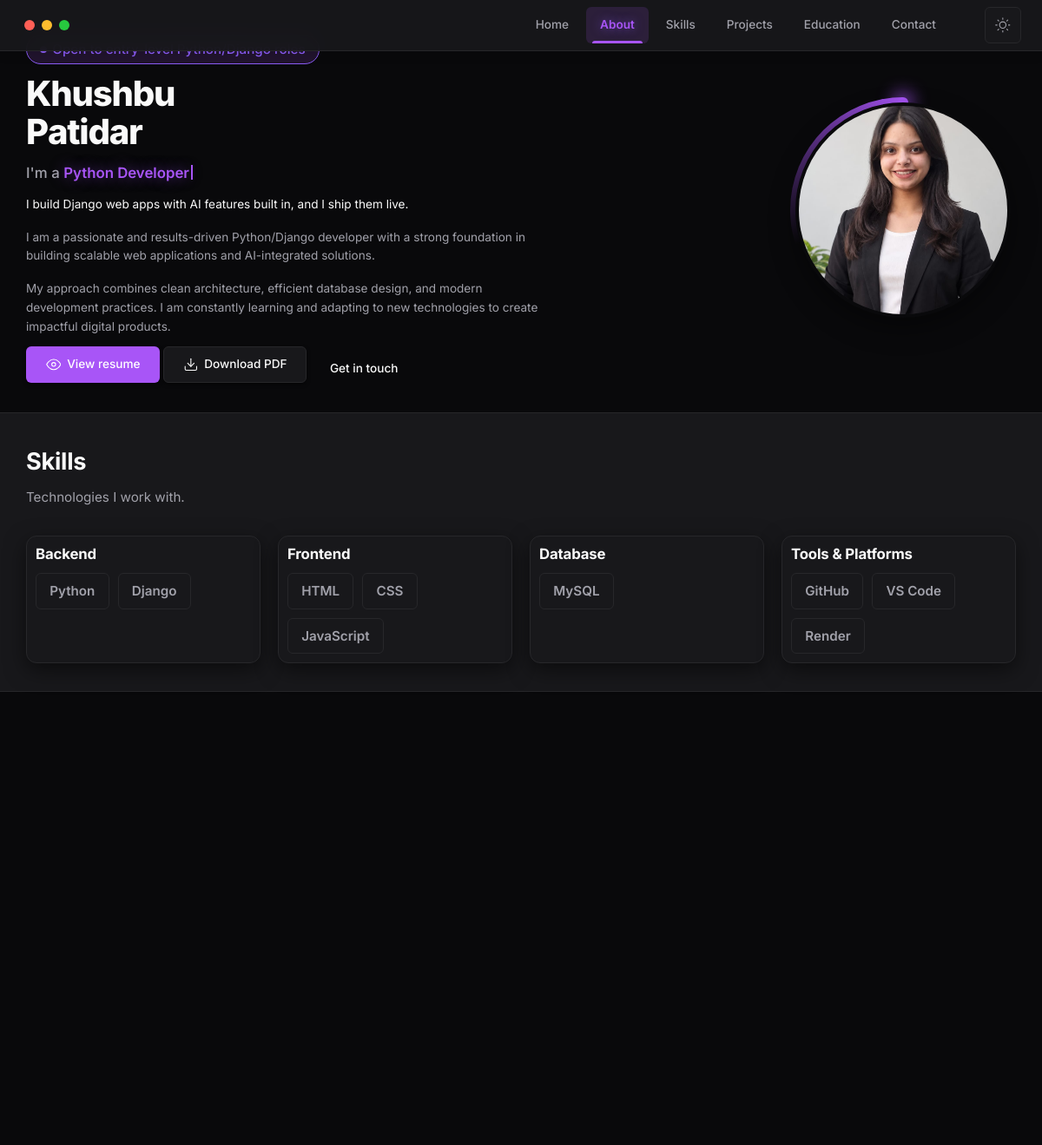
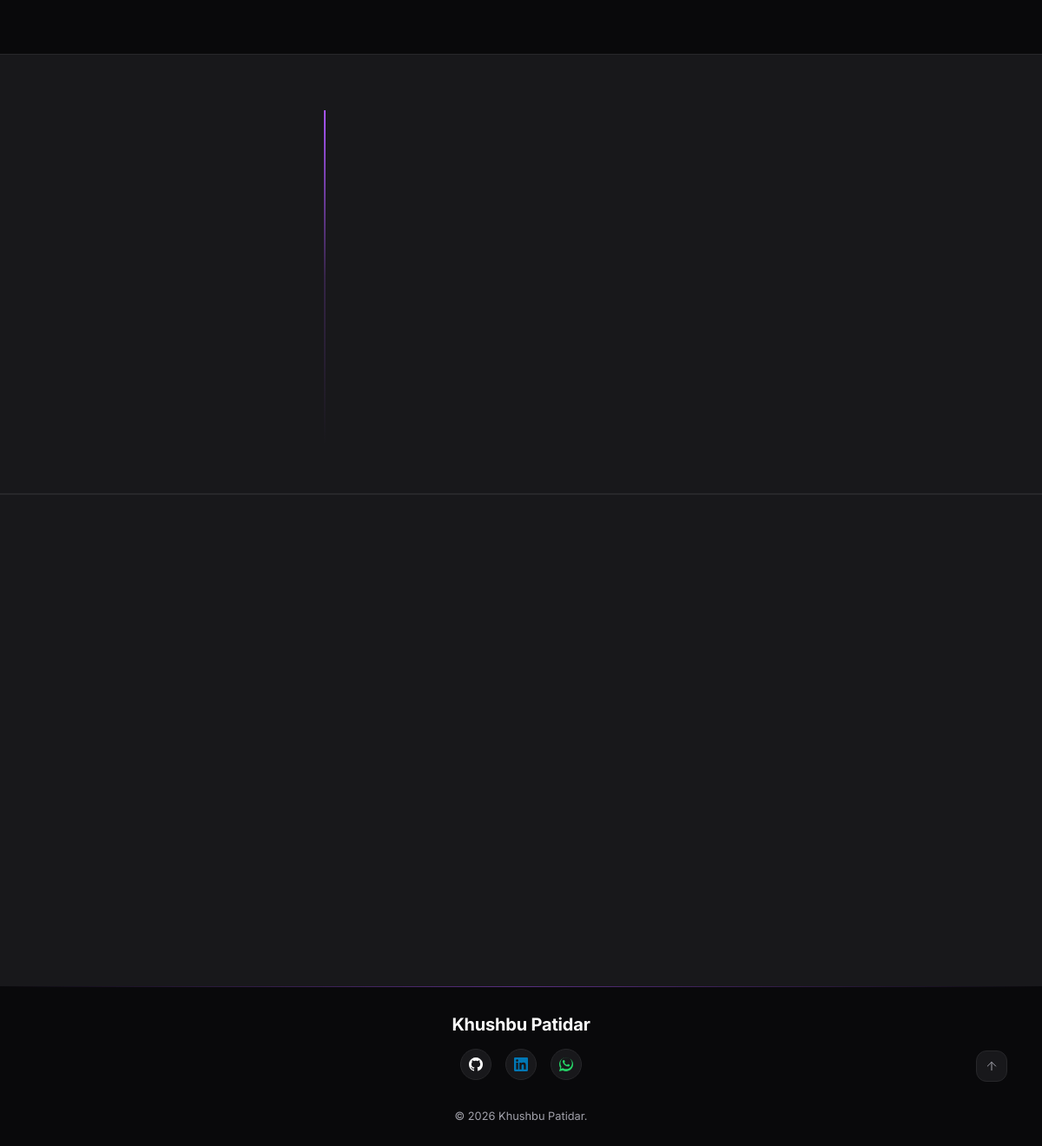
The page / on the database its author committed (2 pictures, top to bottom).
### portfolio/models.py (models this page shows, shortened)
class Profile(models.Model):
    name = models.CharField(max_length=100, default="Khushbu Patidar")
    headline = models.CharField(
        max_length=150,
        default="Python / Django Developer",
        help_text="Browser tab aur footer me dikhta hai. Example: Python / Django Developer",
    )
    typed_roles = models.CharField(
        max_length=300,
        blank=True,
        help_text="Comma se alag karo. Hero me \"I'm a ...\" ke baad ek-ek karke type hote hain.",
    )
    tagline = models.TextField(
        blank=True, help_text="Naam ke neeche chhoti si line."
    )
    about = models.TextField(
        blank=True, help_text="About section ka text. Paragraphs ke beech khaali line chhodo."
    )
    photo = models.ImageField(
        upload_to="profile/", blank=True, help_text="Hero section wali photo (portrait best rehti hai)."
    )
    resume = models.FileField(
        upload_to="resume/",
        blank=True,
        validators=[FileExtensionValidator(["pdf"])],
        help_text="Naya PDF upload karke Save karo. Site ke View/Download buttons turant naya resume dikhayenge.",
    )
    email = models.EmailField(blank=True)
    phone = models.CharField(max_length=20, blank=True)
    location = models.CharField(max_length=120, blank=True)
    github_url = models.URLField(blank=True)
    linkedin_url = models.URLField(blank=True)
    open_to_work = models.BooleanField(
        default=True, help_text="On rakho to hero me green 'available' badge dikhega."
    )
    availability_text = models.CharField(max_length=150, blank=True)
    updated_at = models.DateTimeField(auto_now=True)
    class Meta:
        verbose_name = "Profile & resume"
        verbose_name_plural = "Profile & resume"
    @classmethod
    def load(cls):
        obj, _ = cls.objects.get_or_create(pk=1)
        return obj
    @property
    def first_name(self):
        return self.name.split(" ", 1)[0]
    @property
    def last_name(self):
        parts = self.name.split(" ", 1)
        return parts[1] if len(parts) > 1 else ""
    @property
    def initials(self):
        return "".join(p[0] for p in self.name.split()[:2]).upper() or "?"
    @property
    def role_list(self):
        return _csv(self.typed_roles) or [self.headline]
    @property
    def phone_href(self):
        digits = re.sub(r"\D", "", self.phone or "")
        if len(digits) == 10:  # Indian number without country code
            digits = "91" + digits
        return f"+{digits}" if digits else ""
    @property
    def github_handle(self):
        return re.sub(r"^https?://(www\.)?", "", self.github_url or "").rstrip("/")

class Skill(models.Model):
    CATEGORIES = [
        ("backend", "Backend"),
        ("frontend", "Frontend"),
        ("database", "Database"),
        ("tools", "Tools & Platforms"),
        ("other", "Other"),
    ]
    name = models.CharField(max_length=60)
    category = models.CharField(max_length=20, choices=CATEGORIES, default="other")
    detail = models.CharField(
        max_length=160,
        blank=True,
        help_text="Optional. Skill par hover karne par ye chhoti si info dikhti hai.",
    )
    is_highlight = models.BooleanField(
        default=False, help_text="Hero me photo ke paas sticker ki tarah dikhao (3-4 rakhna best hai)."
    )
    order = models.PositiveIntegerField(default=10, help_text="Chhota number pehle dikhta hai.")
    is_visible = models.BooleanField(default=True)
    class Meta:
        ordering = ["order", "name"]

### portfolio/views.py (the view)
# urls.py: path("", views.home, name="home"),
def home(request):
    profile = Profile.load()
    skills = list(Skill.objects.filter(is_visible=True))
    projects = list(Project.objects.filter(is_visible=True))
    education = list(Education.objects.all())
    experiences = list(Experience.objects.filter(is_visible=True))
    skill_groups = []
    for key, label in Skill.CATEGORIES:
        items = [s for s in skills if s.category == key]
        if items:
            skill_groups.append({"key": key, "label": label, "skills": items})
    context = {
        "profile": profile,
        "skills": skills,
        "skill_groups": skill_groups,
        "stickers": [s for s in skills if s.is_highlight][:4],
        "projects": projects,
        "education": education,
        "experiences": experiences,
        "current_education": next((e for e in education if e.is_current), None),
        "live_count": sum(1 for p in projects if p.live_url),
        "skill_count": len(skills),
    }
    return render(request, "portfolio/index.html", context)

### portfolio/models.py (called while the page is built)
def _lines(text):
    return [line.strip() for line in (text or "").splitlines() if line.strip()]

def _csv(text):
    return [part.strip() for part in (text or "").split(",") if part.strip()]

    @property
    def tech_list(self):
        return _csv(self.tech_stack)

    @property
    def highlight_list(self):
        return _lines(self.highlights)

### portfolio/templates/portfolio/index.html (shortened to what this page needs)
{% load static %}<!DOCTYPE html>
<html lang="en" data-theme="dark">
<head>
  <link rel="stylesheet" href="{% static 'css/style.css' %}?v=2.2">
</head>
<body>
<header class="nav" id="nav">
  <div class="nav__mac-dots" aria-hidden="true">
    <span class="mac-dot mac-dot--red"></span>
    <span class="mac-dot mac-dot--yellow"></span>
    <span class="mac-dot mac-dot--green"></span>
  </div>
  <nav class="nav__links" id="navLinks" aria-label="Main">
    <a href="#home">Home</a>
    <a href="#about">About</a>
    <a href="#skills">Skills</a>
    <a href="#projects">Projects</a>
    <a href="#education">Education</a>
    <a href="#contact">Contact</a>
  </nav>
  <div class="nav__actions">
    <button class="icon-btn" id="themeToggle" type="button" aria-label="Toggle dark mode">
      <svg class="icon icon--sun"><use href="#i-sun"/></svg>
    </button>
  </div>
</header>
<main id="main">
<section class="hero" id="home">
  <div class="container hero__grid">
    <div class="hero__copy">
      {% if profile.open_to_work and profile.availability_text %}
      <p class="pill pill--live" data-reveal="pop" data-delay="100">{{ profile.availability_text }}</p>
      {% endif %}
      <h1 class="hero__name" aria-label="{{ profile.name }}">
        <span class="name-line" aria-hidden="true">{% for c in profile.first_name %}<span style="--i:{{ forloop.counter0 }}">{{ c }}</span>{% endfor %}</span>
        {% if profile.last_name %}<span class="name-line" aria-hidden="true">{% for c in profile.last_name %}<span style="--i:{{ forloop.counter0|add:8 }}">{{ c }}</span>{% endfor %}</span>{% endif %}
      </h1>
      <p class="hero__role" data-reveal="up" data-delay="700">I'm a <span class="typed" data-words="{{ profile.typed_roles }}">{{ profile.role_list.0 }}</span><span class="caret" aria-hidden="true"></span></p>
      {% if profile.tagline %}<p class="hero__tag" data-reveal="up" data-delay="800">{{ profile.tagline }}</p>{% endif %}
      <div id="about" class="hero__about" data-reveal="up" data-delay="850">
        <p>I am a passionate and results-driven Python/Django developer with a strong foundation in building scalable web applications and AI-integrated solutions.</p>
        <p>My approach combines clean architecture, efficient database design, and modern development practices. I am constantly learning and adapting to new technologies to create impactful digital products.</p>
      </div>
      <div class="hero__cta" data-reveal="up" data-delay="900">
        {% if profile.resume %}
        <button class="btn btn--primary" type="button" data-open-resume><svg class="icon"><use href="#i-eye"/></svg>View resume</button>
        <a class="btn" href="{% url 'resume_download' %}"><svg class="icon"><use href="#i-download"/></svg>Download PDF</a>
        {% endif %}
        <a class="btn btn--ghost" href="#contact">Get in touch</a>
      </div>
    </div>
    <div class="hero__visual" data-reveal="scale" data-delay="350">
      <div class="portrait" data-tilt>
        {% if profile.photo %}
        <img src="{{ profile.photo.url }}" alt="Portrait of {{ profile.name }}" fetchpriority="high">
        {% else %}
        <div class="portrait__placeholder" aria-hidden="true">{{ profile.initials }}</div>
        {% endif %}
      </div>
    </div>
  </div>
</section>
{% if skill_groups %}
<section class="section section--tint" id="skills">
  <div class="container">
    <div class="section__head" data-reveal="up">
      <h2 class="section__title">Skills</h2>
      <p class="section__lead">Technologies I work with.</p>
    </div>
    <div class="bento" data-stagger>
      {% for g in skill_groups %}
      <article class="panel panel--{{ g.key }}" data-reveal="{% cycle 'left' 'right' 'scale' 'up' %}">
        <h3>{{ g.label }}</h3>
        <ul class="chips">
          {% for s in g.skills %}
          <li class="chip" tabindex="0"{% if s.detail %} data-tip="{{ s.detail }}"{% endif %}>{{ s.name }}</li>
          {% endfor %}
        </ul>
      </article>
      {% endfor %}
    </div>
  </div>
</section>
{% endif %}
{% if projects %}
<section class="section" id="projects">
  <div class="container">
    <div class="projects" data-stagger>
    </div>
  </div>
</section>
{% endif %}
{% if education %}
<section class="section section--tint" id="education">
  <div class="container split">
    <ol class="timeline" data-reveal="line" data-stagger>
    </ol>
  </div>
</section>
{% endif %}
<section class="contact" id="contact">
  <div class="container contact__grid">
  </div>
</section>
</main>
<footer class="footer">
  <div class="container footer__inner">
    <div class="footer__brand">
      <h3>{{ profile.name }}</h3>
    </div>
    <div class="footer__socials">
      <a href="https://github.com/khushii-patidar" target="_blank" rel="noopener" aria-label="GitHub" class="social-btn social-github">
        <svg class="icon"><use href="#i-github"/></svg>
      </a>
      <a href="https://www.linkedin.com/in/khushbu-patidar-524799381" target="_blank" rel="noopener" aria-label="LinkedIn" class="social-btn social-linkedin">
        <svg class="icon"><use href="#i-linkedin"/></svg>
      </a>
      {% if profile.phone %}
      <a href="https://wa.me/{{ profile.phone|cut:' '|cut:'+'|cut:'-' }}" target="_blank" rel="noopener" aria-label="WhatsApp" class="social-btn social-whatsapp">
        <svg class="icon"><use href="#i-whatsapp"/></svg>
      </a>
      {% endif %}
    </div>
    <div class="footer__bottom">
      <p>&copy; <span id="year">{% now "Y" %}</span> {{ profile.name }}.</p>
    </div>
  </div>
  <a class="footer__top" href="#home" aria-label="Back to top">
    <svg class="icon" viewBox="0 0 24 24" fill="none" stroke="currentColor" stroke-width="2" stroke-linecap="round" stroke-linejoin="round"><line x1="12" y1="19" x2="12" y2="5"></line><polyline points="5 12 12 5 19 12"></polyline></svg>
  </a>
</footer>
</body>
</html>

### rows shown on the page
Profile: tagline "I build Django web apps with AI features built in, and I ship them live.", photo (picture), name "Khushbu Patidar"
Skill: name "Python"
Skill: name "Django"
Skill: name "HTML"
Skill: name "CSS"
Skill: name "JavaScript"
Skill: name "MySQL"
Skill: name "GitHub"
Skill: name "VS Code"
Skill: name "Render"

### other values the page prints
{{ c }} "K" "h" "u" "s" "h" "b" "u"
{{ c }} "P" "a" "t" "i" "d" "a" "r"
{{ g.label }} "Backend" "Frontend" "Database" "Tools & Platforms"
